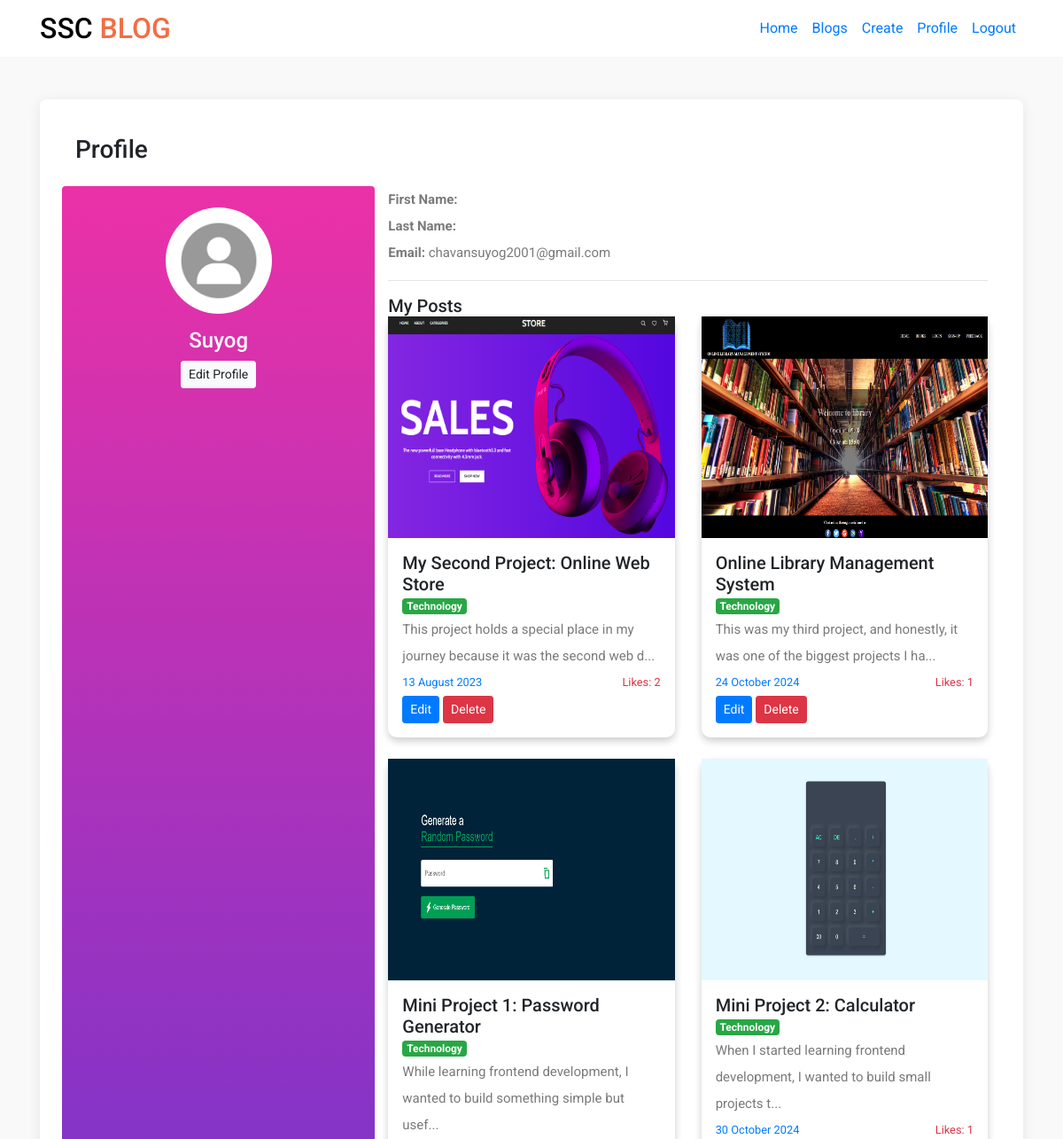
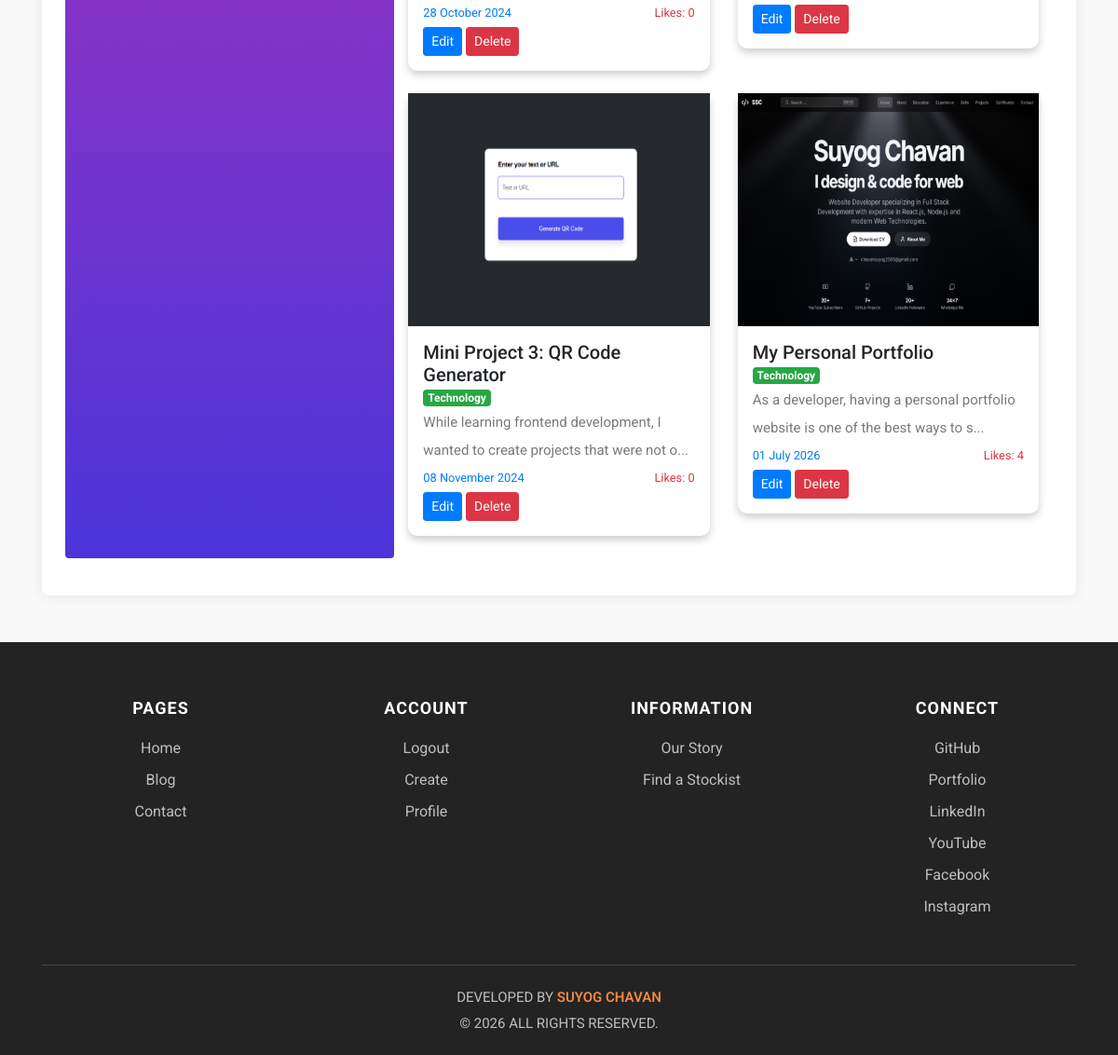
The page /profile/2 on the database its author committed (2 pictures, top to bottom).
### myapp/models.py (models this page shows, shortened)
class Post(models.Model):
    postname = models.CharField(max_length=600)
    category = models.CharField(max_length=600)
    image = models.ImageField(upload_to='images/posts',blank=True,null=True)
    content = models.CharField(max_length=100000)
    time = models.CharField(default=time,max_length=100, blank=True)
    likes = models.IntegerField(null=True,blank=True,default=0)
    user = models.ForeignKey(User,on_delete=models.CASCADE)

### myapp/views.py (the view)
# urls.py: path("profile/<int:id>",views.profile,name='profile'),
def profile(request,id):
    return render(request,'profile.html',{
        'user':User.objects.get(id=id),
        'posts':Post.objects.all(),
        'media_url':settings.MEDIA_URL,
    })

### templates/profile.html (shortened to what this page needs)
{% load static %}
<!DOCTYPE html>
<html lang="en">
<head>
<link href="{% static 'vendor/bootstrap/css/bootstrap.min.css' %}" rel="stylesheet">
<link rel="stylesheet" href="{% static 'assets/css/fontawesome.css' %}">
<link rel="stylesheet" href="{% static 'assets/css/templatemo-stand-blog.css' %}">
<link rel="stylesheet" href="{% static 'assets/css/owl.css' %}">
</head>
<body>
<header>
<nav class="navbar navbar-expand-lg bg-white">
<div class="container">
<a class="navbar-brand" href="{% url 'index' %}">
<h2 style="color: #000;">SSC <span style="color: #f16e46;">BLOG</span></h2>
</a>
<div class="collapse navbar-collapse" id="navbarResponsive">
<ul class="navbar-nav ml-auto">
<li class="nav-item"><a class="nav-link" href="{% url 'index' %}">Home</a></li>
<li class="nav-item"><a class="nav-link" href="{% url 'blog' %}">Blogs</a></li>
{% if user.is_authenticated %}
<li class="nav-item"><a class="nav-link" href="{% url 'create' %}">Create</a></li>
<li class="nav-item"><a class="nav-link" href="{% url 'profile' user.id %}">Profile</a></li>
<li class="nav-item"><a class="nav-link" href="{% url 'logout' %}">Logout</a></li>
{% else %}
<li class="nav-item"><a class="nav-link" href="{% url 'signin' %}">Login</a></li>
{% endif %}
</ul>
</div>
</div>
</nav>
</header>
<div class="container mt-5">
<div class="card">
<h3 class="mb-4">Profile</h3>
<div class="row">
<div class="col-md-4 text-center bg-c-lite-green text-white p-4 rounded">
<img src="{% static 'assets/images/user.png' %}" class="img-radius mb-3" width="120">
<h4 style="text-transform:capitalize">{{ user.username }}</h4>
<a href="{% url 'profileedit' user.id %}" class="btn btn-light btn-sm mt-2">Edit Profile</a>
</div>
<div class="col-md-8">
<p><strong>First Name:</strong> {{ user.first_name }}</p>
<p><strong>Last Name:</strong> {{ user.last_name }}</p>
<p><strong>Email:</strong> {{ user.email }}</p>
<hr>
<h5>My Posts</h5>
<div class="row">
{% for post in posts %}
{% if post.user_id == user.id %}
<div class="col-lg-6 mb-4">
<div class="card-shadow">
<img src="{{ media_url }}{{ post.image }}" width="100%" height="250">
<div class="p-3">
<h5>{{ post.postname }}</h5>
<span class="badge badge-success">{{ post.category }}</span>
<p>{{ post.content|slice:"0:80" }}...</p>
<p class="text-primary small">{{ post.time }}
<span class="float-right text-danger">Likes: {{ post.likes }}</span>
</p>
<a href="{% url 'editpost' post.id %}" class="btn btn-primary btn-sm">Edit</a>
<a href="{% url 'deletepost' post.id %}" class="btn btn-danger btn-sm">Delete</a>
</div>
</div>
</div>
{% endif %}
{% endfor %}
</div>
</div>
</div>
</div>
</div>
{% include 'footer.html' %}
</body>
</html>

### static/assets/css/templatemo-stand-blog.css (style rules this page uses)
body { font-family: 'Roboto', sans-serif; overflow-x: hidden; text-rendering: optimizeLegibility; -webkit-font-smoothing: antialiased; -moz-osx-font-smoothing: grayscale; }
p { margin-bottom: 0px; font-size: 15px; font-weight: 400; color: #7a7a7a; line-height: 30px; }
a { text-decoration: none!important; }
ul { padding: 0; margin: 0; list-style: none; }
h1,h2,h3,h4,h5,h6 { margin: 0px; }

### templates/profile.html (style rules this page uses)
body { background:#f9f9fa }
.card { border:none;border-radius:8px;padding:40px;box-shadow:0 2px 15px rgba(0,0,0,.08) }
.bg-c-lite-green { background:linear-gradient(to top,#4b35d9,#eb31a7) }
.img-radius { border-radius:50% }
.card-shadow { border-radius:10px;box-shadow:0 4px 8px rgba(0,0,0,.2) }

### rows shown on the page
Post: image (picture), postname "My Second Project: Online Web Store", category "Technology", content "This project holds a special place in my journey because it was the second web d", time "13 August 2023", likes "2"
Post: image (picture), postname "Online Library Management System", category "Technology", content "This was my third project, and honestly, it was one of the biggest projects I ha", time "24 October 2024", likes "1"
Post: image (picture), postname "Mini Project 1: Password Generator", category "Technology", content "While learning frontend development, I wanted to build something simple but usef", time "28 October 2024", likes "0"
Post: image (picture), postname "Mini Project 2: Calculator", category "Technology", content "When I started learning frontend development, I wanted to build small projects t", time "30 October 2024", likes "1"
Post: image (picture), postname "Mini Project 3: QR Code Generator", category "Technology", content "While learning frontend development, I wanted to create projects that were not o", time "08 November 2024", likes "0"
Post: image (picture), postname "My Personal Portfolio", category "Technology", content "As a developer, having a personal portfolio website is one of the best ways to s", time "01 July 2026", likes "4"

### other values the page prints
{{ user.username }} "Suyog"
{{ user.email }} "chavansuyog2001@gmail.com"
